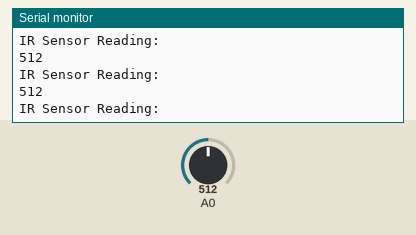
The sketch below on a simulated Arduino Uno, built with avr-gcc and run on an emulated ATmega328P. On the bench: the last lines printed to the serial monitor. The inputs (shaded band) are chosen by the test bench; at power-on: A0 = 512.

Above: at 1.2 s.
1.3 s: A0 set to 105
At 1.8 s:
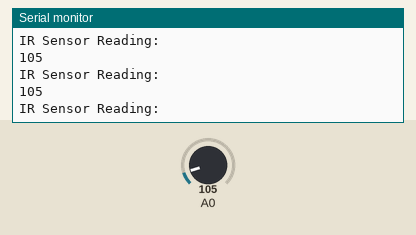
4.3 s: A0 set to 92
At 5.3 s:
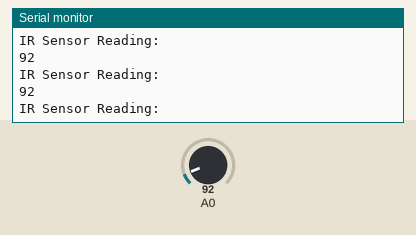
7.3 s: A0 set to 11
At 8.2 s:
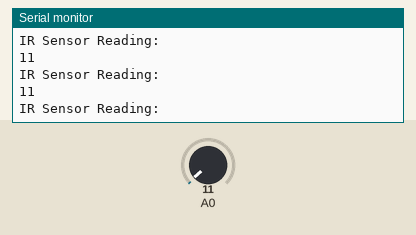
10.3 s: A0 set to 8
At 11.1 s:
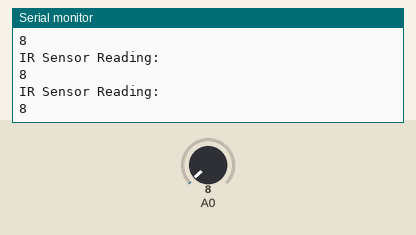
17.8 s: A0 set to 991
At 18.6 s:
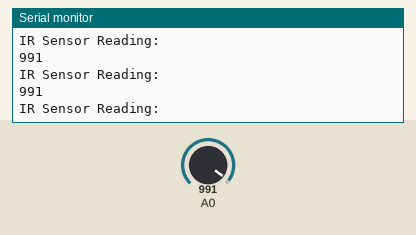
20.8 s: A0 set to 1014
At 21.9 s:
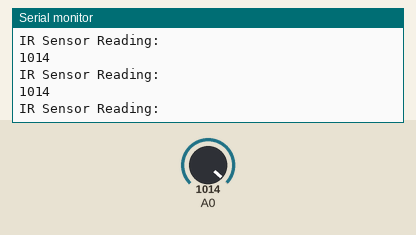
Timing chart, 0 to 23.3 s (numbered marks = the images above; inputs shaded):
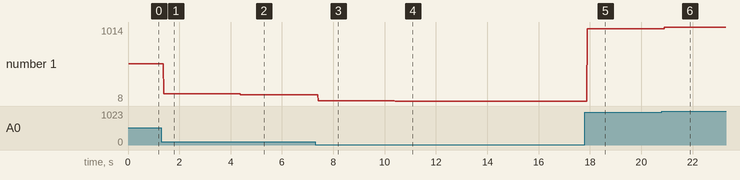

Measured:
- the behaviour switches between 10 and 9 on A0 (found by bisection; images 3 and 4)
- after the input at 1.3 s, the serial monitor: prints a new line after 0.10 s (image 1)
- after the input at 4.3 s, the serial monitor: prints a new line after 0.09 s (image 2)
- after the input at 7.3 s, the serial monitor: prints a new line after 0.11 s (image 3)
- after the input at 10.3 s, the serial monitor: prints a new line after 0.10 s (image 4)
- after the input at 17.8 s, the serial monitor: prints a new line after 0.09 s (image 5)
- after the input at 20.8 s, the serial monitor: prints a new line after 0.11 s (image 6)
- plotted number 1: 512 → 105 after the input at 1.3 s, 105 → 92 after the input at 4.3 s, 92 → 11 after the input at 7.3 s, 11 → 8 after the input at 10.3 s, 8 → 991 after the input at 17.8 s

The sketch:

sketch_irsensor_1.1.1.ino
```cpp
void setup() {
  Serial.begin(9600);
}
int ir_read;
void loop() {
  ir_read=analogRead(A0);
  Serial.println("IR Sensor Reading:");
  Serial.println(ir_read);
}
```
